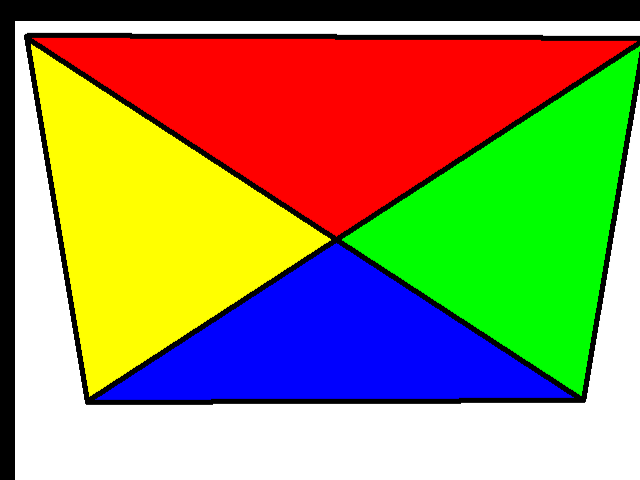
#> input picture opencv/resources/warp.png, 640 x 480 px
$ jupyter execute hough_transform.ipynb
#> lines starting #> are read from the running program, lines starting #| are printed output that depends on the picture; after the words box and inside, x2 and y2 are one past the last pixel; in counts of white or black regions, pixels touching at a corner belong together
[cell 1]
import cv2 as cv
import numpy as np

[cell 2]
img = cv.imread('resources/warp.png')
#> img is the input picture: shape (480, 640, 3); mean B, G, R 96.9, 144, 154.8
gray = cv.cvtColor(img,cv.COLOR_BGR2GRAY)
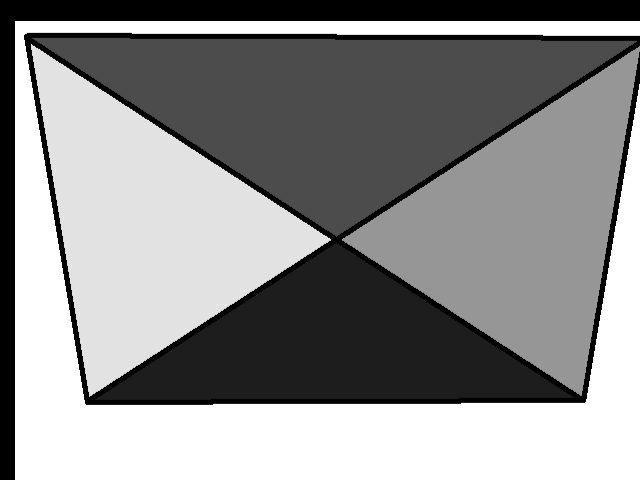
#> gray: shape (480, 640); min 0, max 255, mean 141.9
edges = cv.Canny(gray,20,250)
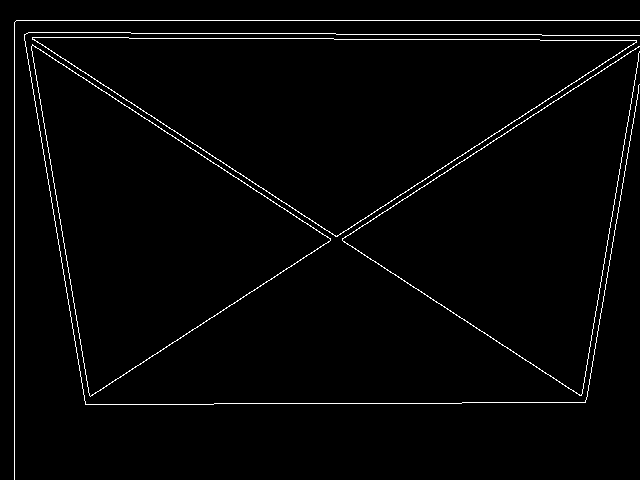
#> edges: shape (480, 640); 2.1% white in thin lines or dots
cv.imshow('warp image',img)
cv.imshow('edges',edges)
cv.waitKey(0)
cv.destroyAllWindows()

[cell 3]
lines = cv.HoughLines(edges,1,np.pi/180,200)
#> lines = [[20, 1.57], [381, 0.995], [15, 2.15], [14, 0], [20, 2.15], [403, 1.57], [386, 0.995], [30, 1.59], [39, 1.57], [34, 1.57]]
lines[0]
#> Out = [[20, 1.57]]

[cell 4]
for rho,theta in lines[0]:
    a = np.cos(theta)
    b = np.sin(theta)
    x0 = a*rho
    y0 = b*rho
    x1 = int(x0+1000*(-b))
    y1 = int(y0+1000*(a))
    x2 = int(x0-1000*(-b))
    y2 = int(y0-1000*(a))
    cv.line(img,(x1,y1),(x2,y2),(0,0,255),2)
#> this loop made 1 pass
#> (rho, theta, a, b, x0, y0, x1, y1) on pass 1: (20, 1.57, -4.37e-08, 1, -8.74e-07, 20, -1000, 19)
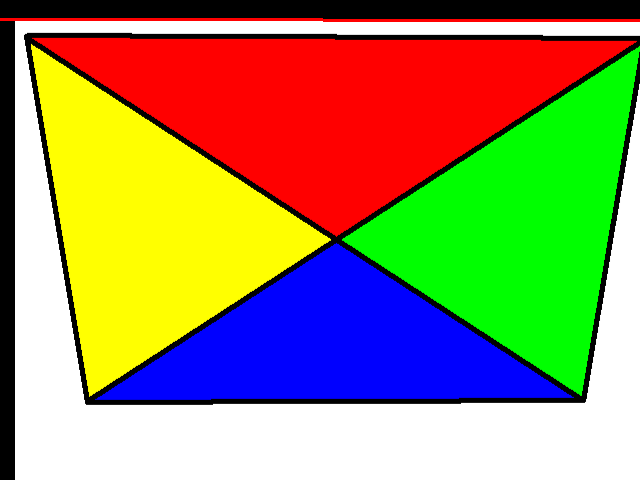
#> img: shape (480, 640, 3); 0.62% of pixels changed, all inside (x1, y1, x2, y2) = (0, 18, 640, 22)

[cell 5]
cv.imshow('hough lines',img)
cv.waitKey(0)
cv.destroyAllWindows()

### Hough Lines Probability method

[cell 6]
lines = cv.HoughLinesP(edges,1,np.pi/180,100,minLineLength=100,maxLineGap=10)
#> lines = 24 rows, first 6: [84, 399, 636, 41], [16, 20, 639, 20], [14, 27, 516, 353], [14, 479, 14, 22], [24, 39, 330, 238], [342, 238, 638, 46]
for line in lines:
    x1,y1,x2,y2 = line[0]
    cv.line(img,(x1,y1),(x2,y2),(0,255,0),2)
#> this loop made 24 passes
#> (x1, y1, x2, y2) on passes 1 to 12: (84, 399, 636, 41), (16, 20, 639, 20), (14, 27, 516, 353), (14, 479, 14, 22), (24, 39, 330, 238), (342, 238, 638, 46), (334, 39, 539, 39), (131, 33, 335, 33), (336, 34, 541, 34), (214, 403, 461, 403), (129, 38, 333, 38), (342, 239, 639, 46)
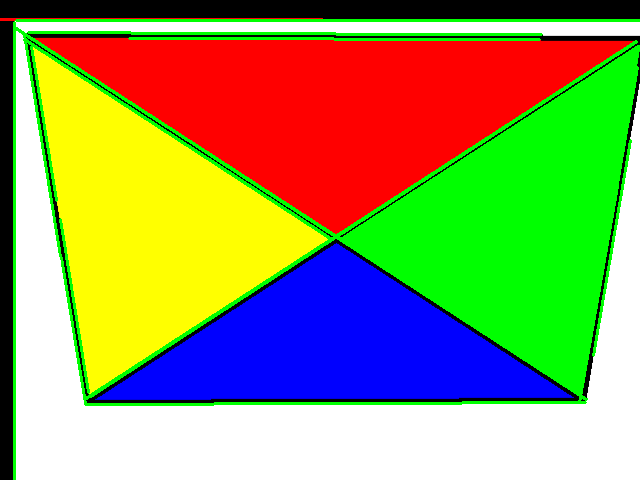
#> img: shape (480, 640, 3); 5.78% of pixels changed, all inside (x1, y1, x2, y2) = (13, 19, 640, 480)

cv.imshow('hough lines',img)
cv.waitKey(0)
cv.destroyAllWindows()
